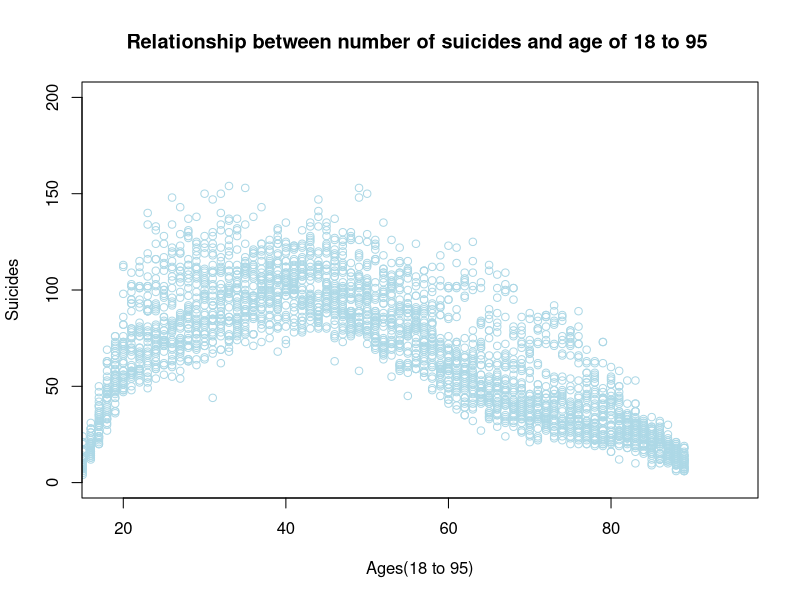

Here is the R script that generated this plot: (Note: this script raises an error after producing the figure.)
library(tidyverse)
library(ggplot2)
library(dplyr)
pdf("visualization.pdf")
df <- read.csv("Suicide Deaths by Age.csv")
Age <- df$Age
Suicides <- df$Suicides
plot(Age,Suicides,main= "Relationship between number of suicides and age of 18 to 95 ", xlim = c(18,95),col = "lightblue",ylim = c(0,200),xlab = "Ages(18 to 95)")
abline(model, col = "blue")
h = hist(Suicides,main = "Histogram of Suicides", xlab = "Suicides",col = "grey")
xfit=seq(min(Suicides), max(Suicides) , length = 10)
yfit = dnorm(xfit,mean = mean(Suicides), sd=sd(Suicides))
yfit = yfit*diff(h$mids[1:2]*length(Suicides))
lines(xfit,yfit, col = " red " , lwd = 2)
dev.off()